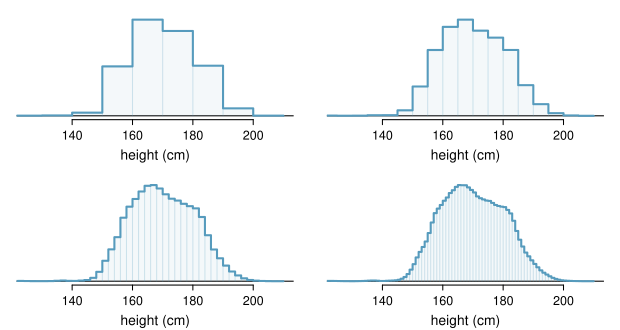

Source code (R):
library(openintro)
data(COL)
load("fdicHistograms.rda")

MIDS        <- br[-1] - diff(br[1:2])/2
BR <- list()
BR[[1]] <- seq(110, 210, 10)
BR[[2]] <- seq(115, 210, 5)
BR[[3]] <- seq(110, 210, 2)
BR[[4]] <- seq(110, 210, 1)
COUNTS <- list()
for(i in 1:4){
	COUNTS[[i]] <- rep(0, length(BR[[i]])-1)
	for(j in 1:(length(BR[[i]])-1)){
		these <- apply(cbind(MIDS < BR[[i]][j+1], MIDS >= BR[[i]][j]), 1, all)
		if(any(these)){
			COUNTS[[i]][j] <- sum(counts[these])
		}
	}
}

histTemp <- function(BR, COUNTS, col=fadeColor(COL[1], "10"), border=COL[1,4], probability=FALSE, xlab='', ylab=NULL, xlim=NULL, ylim=NULL, ...){
	br <- BR
	h  <- COUNTS
	if(probability){
		h <- h/sum(h)/diff(br)
	}
	if(is.null(ylab)){
		ylab <- 'frequency'
		if(probability){
			ylab <- 'probability'
		}
	}
	if(is.null(xlim)[1]){
		xR <- range(br)
		xlim <- xR + c(-0.05, 0.05)*diff(xR)
	}
	if(is.null(ylim)[1]){
		ylim <- range(c(0,h))
	}
#	cat()
	plot(-1, -1, xlab=xlab, ylab=ylab, xlim=xlim, ylim=ylim, type='n', ...)
	abline(h=0)
	lines(c(br[1],br[1]), c(0,h[1]), col=border)
	for(i in 1:length(h)){
		if(i > 1){
			if(h[i] > h[i-1]){
				lines(rep(br[i],2), h[c(i-1,i)], col=border)
			}
		}
		lines(br[i+0:1], rep(h[i],2), col=border)
		lines(rep(br[i+1],2), c(0,h[i]), col=border)
		rect(br[i], 0, br[i+1], h[i], col=col, border='#00000000')
	}
}



myPDF('fdicHistograms.pdf', 6.2, 3.3, mfrow=c(2,2), mar=c(2.7, 1, 1, 1), mgp=c(1.6, 0.4, 0))
for(i in 1:4){
	histTemp(BR[[i]], COUNTS[[i]], xlim=c(125, 210), axes=FALSE, xlab='height (cm)')
	lines(BR[[i]], c(COUNTS[[i]],0), type='s', col=COL[1], lwd=2)
	axis(1, cex.axis=0.9)
}
dev.off()
